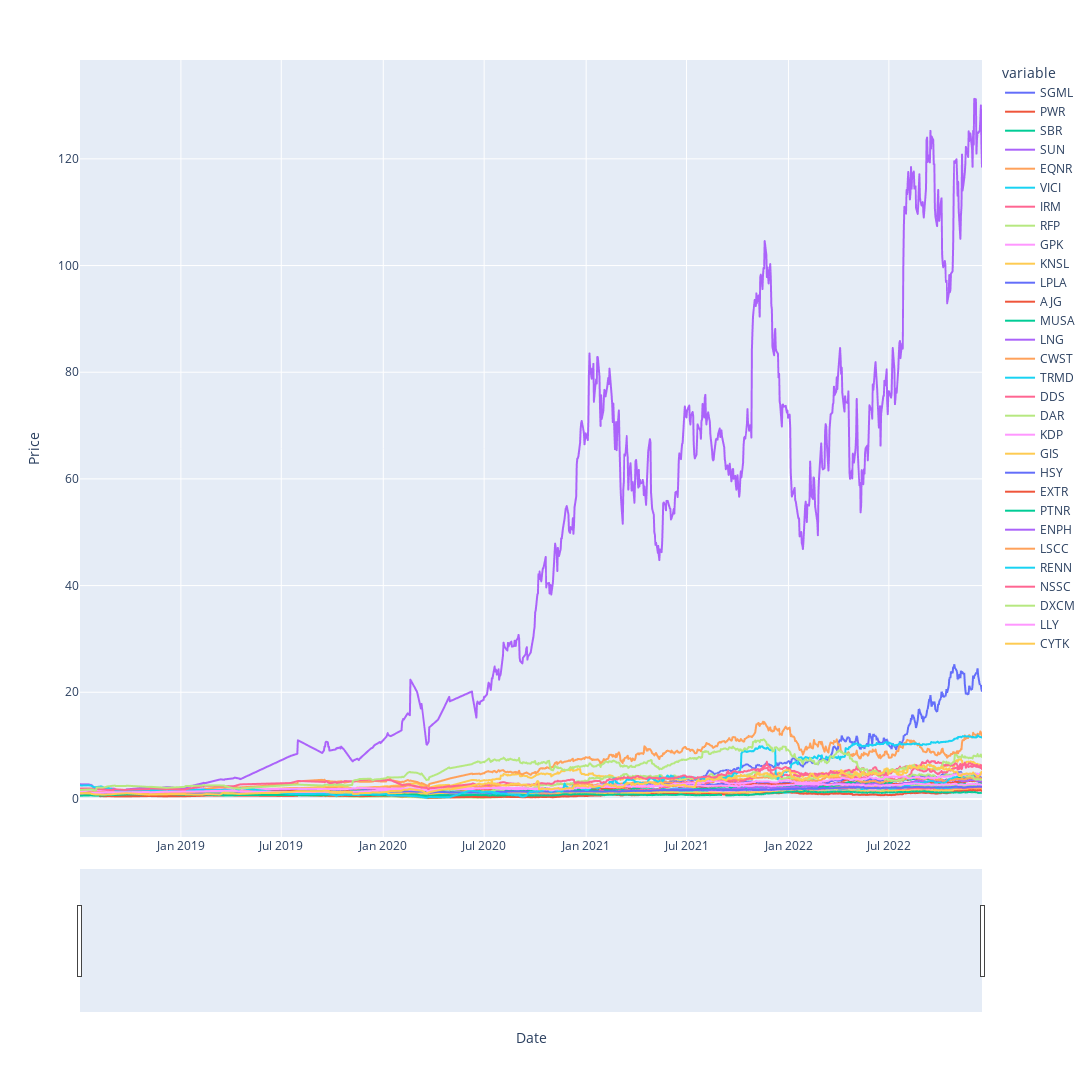

The notebook cell saved with this chart:
### Code cell
# Plot out cumulative returns for each stock since beginning of 2017
fig = px.line(mult_cum_df, x=mult_cum_df.index, y=mult_cum_df.columns)
fig.update_xaxes(title="Date", rangeslider_visible=True)
fig.update_yaxes(title="Price")
fig.update_layout(height=1200, width=1800, 
                  showlegend=True)
fig.show()

### Figure 1 — Plotly figure (JSON) as saved in the notebook; plotly's stock layout.template omitted (floating-point values rounded to 4 significant figures; data arrays with more than 128 entries replaced by an {"elided": "..."} marker saying what was removed)
{"data": [{"hovertemplate": "variable=SGML<br>Date=%{x}<br>value=%{y}<extra></extra>", "legendgroup": "SGML", "line": {"color": "#636efa", "dash": "solid"}, "marker": {"symbol": "circle"}, "mode": "lines", "name": "SGML", "showlegend": true, "type": "scattergl", "x": {"elided": "718 str values"}, "xaxis": "x", "y": {"elided": "718 float values"}, "yaxis": "y"}, {"hovertemplate": "variable=PWR<br>Date=%{x}<br>value=%{y}<extra></extra>", "legendgroup": "PWR", "line": {"color": "#EF553B", "dash": "solid"}, "marker": {"symbol": "circle"}, "mode": "lines", "name": "PWR", "showlegend": true, "type": "scattergl", "x": {"elided": "718 str values"}, "xaxis": "x", "y": {"elided": "718 float values"}, "yaxis": "y"}, {"hovertemplate": "variable=SBR<br>Date=%{x}<br>value=%{y}<extra></extra>", "legendgroup": "SBR", "line": {"color": "#00cc96", "dash": "solid"}, "marker": {"symbol": "circle"}, "mode": "lines", "name": "SBR", "showlegend": true, "type": "scattergl", "x": {"elided": "718 str values"}, "xaxis": "x", "y": {"elided": "718 float values"}, "yaxis": "y"}, {"hovertemplate": "variable=SUN<br>Date=%{x}<br>value=%{y}<extra></extra>", "legendgroup": "SUN", "line": {"color": "#ab63fa", "dash": "solid"}, "marker": {"symbol": "circle"}, "mode": "lines", "name": "SUN", "showlegend": true, "type": "scattergl", "x": {"elided": "718 str values"}, "xaxis": "x", "y": {"elided": "718 float values"}, "yaxis": "y"}, {"hovertemplate": "variable=EQNR<br>Date=%{x}<br>value=%{y}<extra></extra>", "legendgroup": "EQNR", "line": {"color": "#FFA15A", "dash": "solid"}, "marker": {"symbol": "circle"}, "mode": "lines", "name": "EQNR", "showlegend": true, "type": "scattergl", "x": {"elided": "718 str values"}, "xaxis": "x", "y": {"elided": "718 float values"}, "yaxis": "y"}, {"hovertemplate": "variable=VICI<br>Date=%{x}<br>value=%{y}<extra></extra>", "legendgroup": "VICI", "line": {"color": "#19d3f3", "dash": "solid"}, "marker": {"symbol": "circle"}, "mode": "lines", "name": "VICI", "showlegend": true, "type": "scattergl", "x": {"elided": "718 str values"}, "xaxis": "x", "y": {"elided": "718 float values"}, "yaxis": "y"}, {"hovertemplate": "variable=IRM<br>Date=%{x}<br>value=%{y}<extra></extra>", "legendgroup": "IRM", "line": {"color": "#FF6692", "dash": "solid"}, "marker": {"symbol": "circle"}, "mode": "lines", "name": "IRM", "showlegend": true, "type": "scattergl", "x": {"elided": "718 str values"}, "xaxis": "x", "y": {"elided": "718 float values"}, "yaxis": "y"}, {"hovertemplate": "variable=RFP<br>Date=%{x}<br>value=%{y}<extra></extra>", "legendgroup": "RFP", "line": {"color": "#B6E880", "dash": "solid"}, "marker": {"symbol": "circle"}, "mode": "lines", "name": "RFP", "showlegend": true, "type": "scattergl", "x": {"elided": "718 str values"}, "xaxis": "x", "y": {"elided": "718 float values"}, "yaxis": "y"}, {"hovertemplate": "variable=GPK<br>Date=%{x}<br>value=%{y}<extra></extra>", "legendgroup": "GPK", "line": {"color": "#FF97FF", "dash": "solid"}, "marker": {"symbol": "circle"}, "mode": "lines", "name": "GPK", "showlegend": true, "type": "scattergl", "x": {"elided": "718 str values"}, "xaxis": "x", "y": {"elided": "718 float values"}, "yaxis": "y"}, {"hovertemplate": "variable=KNSL<br>Date=%{x}<br>value=%{y}<extra></extra>", "legendgroup": "KNSL", "line": {"color": "#FECB52", "dash": "solid"}, "marker": {"symbol": "circle"}, "mode": "lines", "name": "KNSL", "showlegend": true, "type": "scattergl", "x": {"elided": "718 str values"}, "xaxis": "x", "y": {"elided": "718 float values"}, "yaxis": "y"}, {"hovertemplate": "variable=LPLA<br>Date=%{x}<br>value=%{y}<extra></extra>", "legendgroup": "LPLA", "line": {"color": "#636efa", "dash": "solid"}, "marker": {"symbol": "circle"}, "mode": "lines", "name": "LPLA", "showlegend": true, "type": "scattergl", "x": {"elided": "718 str values"}, "xaxis": "x", "y": {"elided": "718 float values"}, "yaxis": "y"}, {"hovertemplate": "variable=AJG<br>Date=%{x}<br>value=%{y}<extra></extra>", "legendgroup": "AJG", "line": {"color": "#EF553B", "dash": "solid"}, "marker": {"symbol": "circle"}, "mode": "lines", "name": "AJG", "showlegend": true, "type": "scattergl", "x": {"elided": "718 str values"}, "xaxis": "x", "y": {"elided": "718 float values"}, "yaxis": "y"}, {"hovertemplate": "variable=MUSA<br>Date=%{x}<br>value=%{y}<extra></extra>", "legendgroup": "MUSA", "line": {"color": "#00cc96", "dash": "solid"}, "marker": {"symbol": "circle"}, "mode": "lines", "name": "MUSA", "showlegend": true, "type": "scattergl", "x": {"elided": "718 str values"}, "xaxis": "x", "y": {"elided": "718 float values"}, "yaxis": "y"}, {"hovertemplate": "variable=LNG<br>Date=%{x}<br>value=%{y}<extra></extra>", "legendgroup": "LNG", "line": {"color": "#ab63fa", "dash": "solid"}, "marker": {"symbol": "circle"}, "mode": "lines", "name": "LNG", "showlegend": true, "type": "scattergl", "x": {"elided": "718 str values"}, "xaxis": "x", "y": {"elided": "718 float values"}, "yaxis": "y"}, {"hovertemplate": "variable=CWST<br>Date=%{x}<br>value=%{y}<extra></extra>", "legendgroup": "CWST", "line": {"color": "#FFA15A", "dash": "solid"}, "marker": {"symbol": "circle"}, "mode": "lines", "name": "CWST", "showlegend": true, "type": "scattergl", "x": {"elided": "718 str values"}, "xaxis": "x", "y": {"elided": "718 float values"}, "yaxis": "y"}, {"hovertemplate": "variable=TRMD<br>Date=%{x}<br>value=%{y}<extra></extra>", "legendgroup": "TRMD", "line": {"color": "#19d3f3", "dash": "solid"}, "marker": {"symbol": "circle"}, "mode": "lines", "name": "TRMD", "showlegend": true, "type": "scattergl", "x": {"elided": "718 str values"}, "xaxis": "x", "y": {"elided": "718 float values"}, "yaxis": "y"}, {"hovertemplate": "variable=DDS<br>Date=%{x}<br>value=%{y}<extra></extra>", "legendgroup": "DDS", "line": {"color": "#FF6692", "dash": "solid"}, "marker": {"symbol": "circle"}, "mode": "lines", "name": "DDS", "showlegend": true, "type": "scattergl", "x": {"elided": "718 str values"}, "xaxis": "x", "y": {"elided": "718 float values"}, "yaxis": "y"}, {"hovertemplate": "variable=DAR<br>Date=%{x}<br>value=%{y}<extra></extra>", "legendgroup": "DAR", "line": {"color": "#B6E880", "dash": "solid"}, "marker": {"symbol": "circle"}, "mode": "lines", "name": "DAR", "showlegend": true, "type": "scattergl", "x": {"elided": "718 str values"}, "xaxis": "x", "y": {"elided": "718 float values"}, "yaxis": "y"}, {"hovertemplate": "variable=KDP<br>Date=%{x}<br>value=%{y}<extra></extra>", "legendgroup": "KDP", "line": {"color": "#FF97FF", "dash": "solid"}, "marker": {"symbol": "circle"}, "mode": "lines", "name": "KDP", "showlegend": true, "type": "scattergl", "x": {"elided": "718 str values"}, "xaxis": "x", "y": {"elided": "718 float values"}, "yaxis": "y"}, {"hovertemplate": "variable=GIS<br>Date=%{x}<br>value=%{y}<extra></extra>", "legendgroup": "GIS", "line": {"color": "#FECB52", "dash": "solid"}, "marker": {"symbol": "circle"}, "mode": "lines", "name": "GIS", "showlegend": true, "type": "scattergl", "x": {"elided": "718 str values"}, "xaxis": "x", "y": {"elided": "718 float values"}, "yaxis": "y"}, {"hovertemplate": "variable=HSY<br>Date=%{x}<br>value=%{y}<extra></extra>", "legendgroup": "HSY", "line": {"color": "#636efa", "dash": "solid"}, "marker": {"symbol": "circle"}, "mode": "lines", "name": "HSY", "showlegend": true, "type": "scattergl", "x": {"elided": "718 str values"}, "xaxis": "x", "y": {"elided": "718 float values"}, "yaxis": "y"}, {"hovertemplate": "variable=EXTR<br>Date=%{x}<br>value=%{y}<extra></extra>", "legendgroup": "EXTR", "line": {"color": "#EF553B", "dash": "solid"}, "marker": {"symbol": "circle"}, "mode": "lines", "name": "EXTR", "showlegend": true, "type": "scattergl", "x": {"elided": "718 str values"}, "xaxis": "x", "y": {"elided": "718 float values"}, "yaxis": "y"}, {"hovertemplate": "variable=PTNR<br>Date=%{x}<br>value=%{y}<extra></extra>", "legendgroup": "PTNR", "line": {"color": "#00cc96", "dash": "solid"}, "marker": {"symbol": "circle"}, "mode": "lines", "name": "PTNR", "showlegend": true, "type": "scattergl", "x": {"elided": "718 str values"}, "xaxis": "x", "y": {"elided": "718 float values"}, "yaxis": "y"}, {"hovertemplate": "variable=ENPH<br>Date=%{x}<br>value=%{y}<extra></extra>", "legendgroup": "ENPH", "line": {"color": "#ab63fa", "dash": "solid"}, "marker": {"symbol": "circle"}, "mode": "lines", "name": "ENPH", "showlegend": true, "type": "scattergl", "x": {"elided": "718 str values"}, "xaxis": "x", "y": {"elided": "718 float values"}, "yaxis": "y"}, {"hovertemplate": "variable=LSCC<br>Date=%{x}<br>value=%{y}<extra></extra>", "legendgroup": "LSCC", "line": {"color": "#FFA15A", "dash": "solid"}, "marker": {"symbol": "circle"}, "mode": "lines", "name": "LSCC", "showlegend": true, "type": "scattergl", "x": {"elided": "718 str values"}, "xaxis": "x", "y": {"elided": "718 float values"}, "yaxis": "y"}, {"hovertemplate": "variable=RENN<br>Date=%{x}<br>value=%{y}<extra></extra>", "legendgroup": "RENN", "line": {"color": "#19d3f3", "dash": "solid"}, "marker": {"symbol": "circle"}, "mode": "lines", "name": "RENN", "showlegend": true, "type": "scattergl", "x": {"elided": "718 str values"}, "xaxis": "x", "y": {"elided": "718 float values"}, "yaxis": "y"}, {"hovertemplate": "variable=NSSC<br>Date=%{x}<br>value=%{y}<extra></extra>", "legendgroup": "NSSC", "line": {"color": "#FF6692", "dash": "solid"}, "marker": {"symbol": "circle"}, "mode": "lines", "name": "NSSC", "showlegend": true, "type": "scattergl", "x": {"elided": "718 str values"}, "xaxis": "x", "y": {"elided": "718 float values"}, "yaxis": "y"}, {"hovertemplate": "variable=DXCM<br>Date=%{x}<br>value=%{y}<extra></extra>", "legendgroup": "DXCM", "line": {"color": "#B6E880", "dash": "solid"}, "marker": {"symbol": "circle"}, "mode": "lines", "name": "DXCM", "showlegend": true, "type": "scattergl", "x": {"elided": "718 str values"}, "xaxis": "x", "y": {"elided": "718 float values"}, "yaxis": "y"}, {"hovertemplate": "variable=LLY<br>Date=%{x}<br>value=%{y}<extra></extra>", "legendgroup": "LLY", "line": {"color": "#FF97FF", "dash": "solid"}, "marker": {"symbol": "circle"}, "mode": "lines", "name": "LLY", "showlegend": true, "type": "scattergl", "x": {"elided": "718 str values"}, "xaxis": "x", "y": {"elided": "718 float values"}, "yaxis": "y"}, {"hovertemplate": "variable=CYTK<br>Date=%{x}<br>value=%{y}<extra></extra>", "legendgroup": "CYTK", "line": {"color": "#FECB52", "dash": "solid"}, "marker": {"symbol": "circle"}, "mode": "lines", "name": "CYTK", "showlegend": true, "type": "scattergl", "x": {"elided": "718 str values"}, "xaxis": "x", "y": {"elided": "718 float values"}, "yaxis": "y"}], "layout": {"height": 1200, "legend": {"title": {"text": "variable"}, "tracegroupgap": 0}, "margin": {"t": 60}, "showlegend": true, "width": 1800, "xaxis": {"anchor": "y", "domain": [0, 1], "rangeslider": {"visible": true}, "title": {"text": "Date"}}, "yaxis": {"anchor": "x", "domain": [0, 1], "title": {"text": "Price"}}}}
